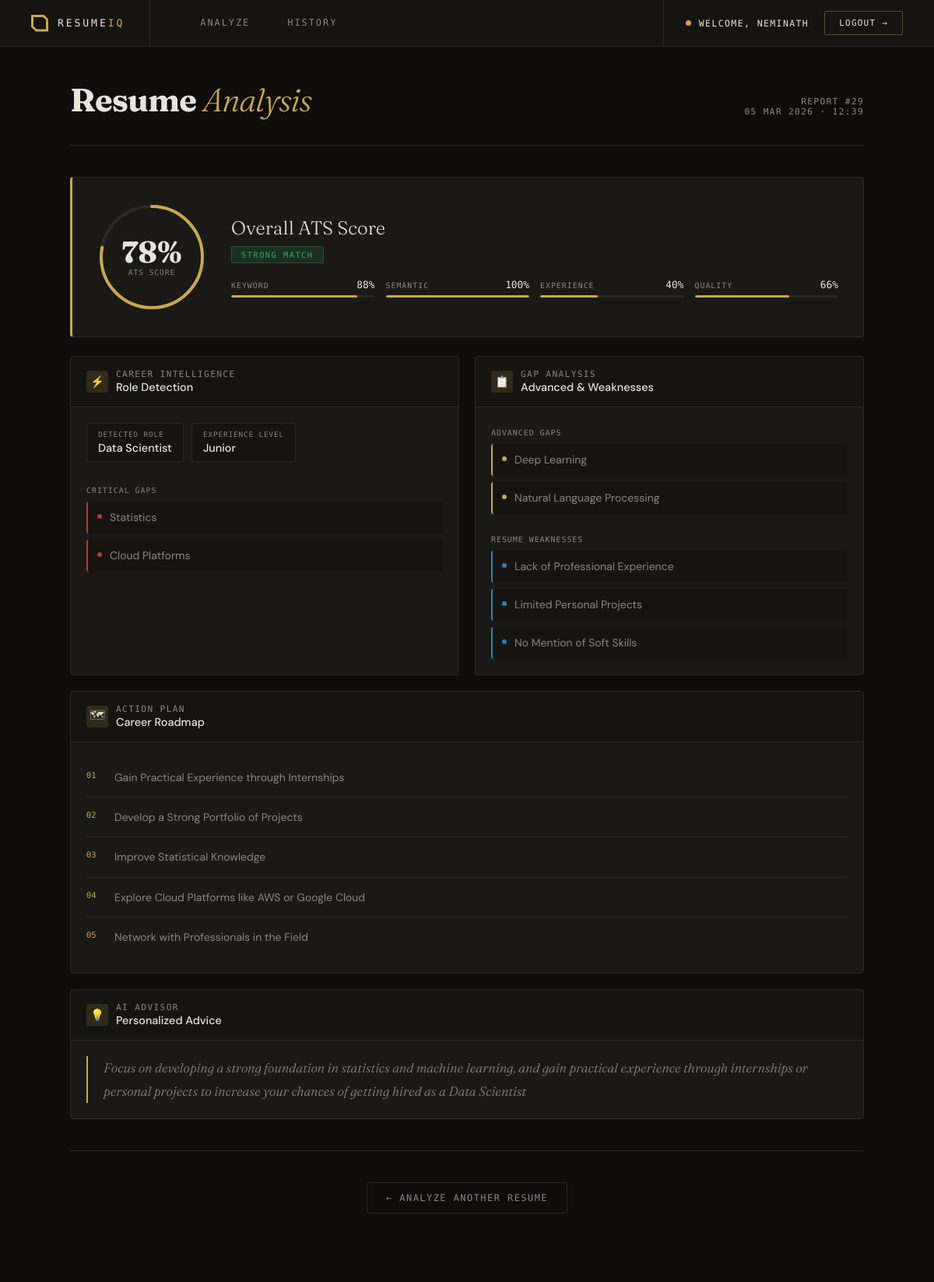
Page /result/29/ (signed in) on the committed database.
### resume_analyzer/models.py (models this page shows, shortened)
class ResumeAnalysis(models.Model):
    STATUS = [
        ('pending', 'Pending'),
        ('processing', 'Processing'),
        ('completed', 'Completed'),
        ('failed', 'Failed')
    ]
    user = models.ForeignKey(
        User,
        on_delete=models.CASCADE,
        related_name='analyses'
    )
    resume_file = models.FileField(upload_to='resumes/', blank=True, null=True)
    resume_text = models.TextField(blank=True)
    job_description = models.TextField()
    status = models.CharField(max_length=20, choices=STATUS, default='pending')
    ats_score = models.FloatField(null=True, blank=True)
    keyword_score = models.FloatField(null=True, blank=True)
    semantic_score = models.FloatField(null=True, blank=True)
    experience_score = models.FloatField(null=True, blank=True)
    quality_score = models.FloatField(null=True, blank=True)
    detected_role = models.CharField(max_length=200, blank=True)
    experience_level = models.CharField(max_length=100, blank=True)
    critical_skill_gaps_json = models.TextField(default='[]', blank=True)
    advanced_skill_gaps_json = models.TextField(default='[]', blank=True)
    resume_weaknesses_json = models.TextField(default='[]', blank=True)
    career_roadmap_json = models.TextField(default='[]', blank=True)
    personalized_advice = models.TextField(blank=True)
    created_at = models.DateTimeField(auto_now_add=True)
    updated_at = models.DateTimeField(auto_now=True)
    class Meta:
        ordering = ['-created_at']
    @property
    def critical_skill_gaps(self):
        return json.loads(self.critical_skill_gaps_json)
    @property
    def advanced_skill_gaps(self):
        return json.loads(self.advanced_skill_gaps_json)
    @property
    def resume_weaknesses(self):
        return json.loads(self.resume_weaknesses_json)
    @property
    def career_roadmap(self):
        return json.loads(self.career_roadmap_json)

### resume_analyzer/views.py (the view)
# urls.py: path('result/<int:pk>/', views.result_view, name='result'),
@login_required
def result_view(request, pk):
    analysis = get_object_or_404(
        ResumeAnalysis,
        pk=pk,
        user=request.user
    )
    return render(request, 'resume_analyzer/result.html', {'analysis': analysis})

### templates/resume_analyzer/result.html (shortened to what this page needs)
{% extends "base.html" %}
{% block content %}
{% with score=analysis.ats_score %}
<div class="rp-header">
  <div class="rp-header-left">
    <h1>Resume <em>Analysis</em></h1>
  </div>
  <div class="rp-header-right">
    Report #{{ analysis.id }}<br>
    {{ analysis.created_at|date:"d M Y · H:i" }}
  </div>
</div>
<div class="score-row">
  <div class="score-big" id="scoreDial">
    <svg viewBox="0 0 140 140">
      <circle class="track" cx="70" cy="70" r="65"/>
      <circle class="fill" id="scoreFill" cx="70" cy="70" r="65"
        style="stroke-dashoffset: {{ 408|add:0 }}"/>
    </svg>
    <span class="num">{{ score|floatformat:0 }}%</span>
    <span class="unit">ATS Score</span>
  </div>
  <div class="score-meta">
    <h2>Overall ATS Score</h2>
    {% if score >= 75 %}
      <span class="score-verdict verdict-strong">Strong Match</span>
    {% elif score >= 50 %}
      <span class="score-verdict verdict-moderate">Moderate Match</span>
    {% else %}
      <span class="score-verdict verdict-weak">Needs Improvement</span>
    {% endif %}
    <div class="breakdown">
      <div class="bk-item">
        <div class="bk-top">
          <span class="bk-label">Keyword</span>
          <span class="bk-val">{{ analysis.keyword_score|floatformat:0 }}%</span>
        </div>
        <div class="bk-bar"><div class="bk-fill" style="width:{{ analysis.keyword_score|floatformat:0 }}%"></div></div>
      </div>
      <div class="bk-item">
        <div class="bk-top">
          <span class="bk-label">Semantic</span>
          <span class="bk-val">{{ analysis.semantic_score|floatformat:0 }}%</span>
        </div>
        <div class="bk-bar"><div class="bk-fill" style="width:{{ analysis.semantic_score|floatformat:0 }}%"></div></div>
      </div>
      <div class="bk-item">
        <div class="bk-top">
          <span class="bk-label">Experience</span>
          <span class="bk-val">{{ analysis.experience_score|floatformat:0 }}%</span>
        </div>
        <div class="bk-bar"><div class="bk-fill" style="width:{{ analysis.experience_score|floatformat:0 }}%"></div></div>
      </div>
      <div class="bk-item">
        <div class="bk-top">
          <span class="bk-label">Quality</span>
          <span class="bk-val">{{ analysis.quality_score|floatformat:0 }}%</span>
        </div>
        <div class="bk-bar"><div class="bk-fill" style="width:{{ analysis.quality_score|floatformat:0 }}%"></div></div>
      </div>
    </div>
  </div>
</div>
<div class="two-col">
  <div class="sec">
    <div class="sec-head">
      <div class="sec-head-icon">⚡</div>
      <div class="sec-head-title">
        Career Intelligence
        <strong>Role Detection</strong>
      </div>
    </div>
    <div class="sec-body">
      <div class="chips">
        <div class="chip">
          <div class="chip-l">Detected Role</div>
          <div class="chip-v">{{ analysis.detected_role|default:"—" }}</div>
        </div>
        <div class="chip">
          <div class="chip-l">Experience Level</div>
          <div class="chip-v">{{ analysis.experience_level|default:"Unknown" }}</div>
        </div>
      </div>
      <div style="margin-bottom:6px">
        <span style="font-family:var(--mono);font-size:0.62rem;color:var(--ink-dim);text-transform:uppercase;letter-spacing:0.1em;">Critical Gaps</span>
      </div>
      <div class="skill-items">
        {% if analysis.critical_skill_gaps %}
          {% for skill in analysis.critical_skill_gaps %}
            <div class="skill-item critical">
              <span class="skill-dot"></span>{{ skill }}
            </div>
          {% endfor %}
        {% else %}
          <div class="empty-note">No critical gaps — strong alignment</div>
        {% endif %}
      </div>
    </div>
  </div>
  <div class="sec">
    <div class="sec-head">
      <div class="sec-head-icon">📋</div>
      <div class="sec-head-title">
        Gap Analysis
        <strong>Advanced & Weaknesses</strong>
      </div>
    </div>
    <div class="sec-body">
      <div style="margin-bottom:6px">
        <span style="font-family:var(--mono);font-size:0.62rem;color:var(--ink-dim);text-transform:uppercase;letter-spacing:0.1em;">Advanced Gaps</span>
      </div>
      <div class="skill-items" style="margin-bottom:20px">
        {% if analysis.advanced_skill_gaps %}
          {% for skill in analysis.advanced_skill_gaps %}
            <div class="skill-item advanced">
              <span class="skill-dot"></span>{{ skill }}
            </div>
          {% endfor %}
        {% else %}
          <div class="empty-note">No advanced gaps detected</div>
        {% endif %}
      </div>
      <div style="margin-bottom:6px">
        <span style="font-family:var(--mono);font-size:0.62rem;color:var(--ink-dim);text-transform:uppercase;letter-spacing:0.1em;">Resume Weaknesses</span>
      </div>
      <div class="skill-items">
        {% if analysis.resume_weaknesses %}
          {% for item in analysis.resume_weaknesses %}
            <div class="skill-item weakness">
              <span class="skill-dot"></span>{{ item }}
            </div>
          {% endfor %}
        {% else %}
          <div class="empty-note">No weaknesses detected</div>
        {% endif %}
      </div>
    </div>
  </div>
</div>
<div class="sec full-sec">
  <div class="sec-head">
    <div class="sec-head-icon">🗺</div>
    <div class="sec-head-title">
      Action Plan
      <strong>Career Roadmap</strong>
    </div>
  </div>
  <div class="sec-body">
    {% if analysis.career_roadmap %}
      <div class="roadmap-items">
        {% for step in analysis.career_roadmap %}
          <div class="roadmap-item">
            <span class="roadmap-num">0{{ forloop.counter }}</span>
            <span class="roadmap-text">{{ step }}</span>
          </div>
        {% endfor %}
      </div>
    {% else %}
      <div class="empty-note">No roadmap generated</div>
    {% endif %}
  </div>
</div>
<div class="sec full-sec">
  <div class="sec-head">
    <div class="sec-head-icon">💡</div>
    <div class="sec-head-title">
      AI Advisor
      <strong>Personalized Advice</strong>
    </div>
  </div>
  <div class="sec-body">
    {% if analysis.personalized_advice %}
      <p class="advice-text">{{ analysis.personalized_advice }}</p>
    {% else %}
      <div class="empty-note">No advice generated</div>
    {% endif %}
  </div>
</div>
<div class="rp-footer">
  <a href="/" class="btn-back">← Analyze Another Resume</a>
</div>
{% endwith %}
{% endblock %}

### templates/base.html (shortened to what this page needs)
<!DOCTYPE html>
<html lang="en">
<head>
</head>
<body>
<nav>
  <a href="/" class="nav-logo">
    <div class="nav-logo-mark"></div>
    <span class="nav-logo-text">RESUME<em>IQ</em></span>
  </a>
  <div class="nav-links">
    <a href="/" class="nav-link">Analyze</a>
    <a href="/history/" class="nav-link">History</a>
  </div>
  <div class="nav-right">
    {% if user.is_authenticated %}
      <div class="nav-user">
        <div class="nav-user-dot"></div>
        <span class="nav-username">Welcome, {{ user.username }}</span>
      </div>
      <a href="{% url 'logout' %}" class="nav-logout">Logout →</a>
    {% else %}
      <a href="{% url 'login' %}" class="nav-login">Login →</a>
    {% endif %}
  </div>
</nav>
<div class="container">
  {% block content %}{% endblock %}
</div>
</body>
</html>

### templates/base.html (style rules this page uses)
:root { --ink: #f0ece4; --ink-dim: #aca8a2; --ink-faint: #5a5850; --bg: #0d0b08; --surface: #161410; --surface2: #1c1a16; --rule: #2e2c26; --gold: #c9a84c; --gold-dim: rgba(201,168,76,0.12); --mono: 'DM Mono', monospace; --serif: 'Fraunces', serif; --sans: 'DM Sans', sans-serif; }
* { box-sizing: border-box; margin: 0; padding: 0; }
body { font-family: var(--sans); background: var(--bg); color: var(--ink); min-height: 100vh; display: flex; flex-direction: column; }
nav { background: var(--surface); border-bottom: 1px solid var(--rule); padding: 0 40px; display: flex; align-items: stretch; height: 60px; position: sticky; top: 0; z-index: 100; }
.nav-logo { display: flex; align-items: center; gap: 12px; margin-right: 40px; text-decoration: none; border-right: 1px solid var(--rule); padding-right: 32px; }
.nav-logo-mark { width: 22px; height: 22px; background: var(--gold); clip-path: polygon(0 0, calc(100% - 6px) 0, 100% 6px, 100% 100%, 6px 100%, 0 calc(100% - 6px)); flex-shrink: 0; position: relative; }
.nav-logo-mark::after { content: ''; position: absolute; inset: 3px; background: var(--surface); clip-path: polygon(0 0, calc(100% - 4px) 0, 100% 4px, 100% 100%, 4px 100%, 0 calc(100% - 4px)); }
.nav-logo-text { font-family: var(--mono); font-size: 0.82rem; font-weight: 500; letter-spacing: 0.22em; color: var(--ink); text-transform: uppercase; }
.nav-logo-text em { font-style: normal; color: var(--gold); font-weight: 500; letter-spacing: 0.22em; }
.nav-links { display: flex; align-items: stretch; gap: 0; }
.nav-link { display: flex; align-items: center; padding: 0 24px; font-family: var(--mono); font-size: 0.75rem; text-transform: uppercase; letter-spacing: 0.16em; color: var(--ink-dim); text-decoration: none; border-bottom: 2px solid transparent; transition: all 0.15s; }
.nav-right { margin-left: auto; display: flex; align-items: center; gap: 20px; border-left: 1px solid var(--rule); padding-left: 28px; }
.nav-user { display: flex; align-items: center; gap: 10px; }
.nav-user-dot { width: 7px; height: 7px; border-radius: 50%; background: var(--gold); flex-shrink: 0; }
.nav-username { font-family: var(--mono); font-size: 0.72rem; text-transform: uppercase; letter-spacing: 0.12em; color: var(--ink); }
.nav-logout { font-family: var(--mono); font-size: 0.68rem; text-transform: uppercase; letter-spacing: 0.12em; color: var(--ink); text-decoration: none; padding: 8px 18px; border: 1px solid rgba(201,168,76,0.4); border-radius: 2px; transition: all 0.15s; }
.container { max-width: 1100px; margin: 0 auto; padding: 0 40px 60px; width: 100%; flex: 1; }
h2 { font-size: 1.6rem; font-weight: 700; margin-bottom: 12px; color: var(--ink); }

### rows in the picture
ResumeAnalysis: id "29", created_at "05 MAR 2026 · 12:39", ats_score "78", keyword_score "88", semantic_score "100", experience_score "40", quality_score "66", detected_role "Data Scientist", experience_level "Junior", personalized_advice "Focus on developing a strong foundation in statistics and machine learning, and gain practical experience through internships or personal projects to increase your chances of getting hired as a Data Scientist"

### other values in the picture
{{ user.username }} "NEMINATH"
{{ skill }} "Statistics" "Cloud Platforms"
{{ skill }} "Deep Learning" "Natural Language Processing"
{{ item }} "Lack of Professional Experience" "Limited Personal Projects" "No Mention of Soft Skills"
{{ step }} "Gain Practical Experience through Internships" "Develop a Strong Portfolio of Projects" "Improve Statistical Knowledge" "Explore Cloud Platforms like AWS or Google Cloud" "Network with Professionals in the Field"
